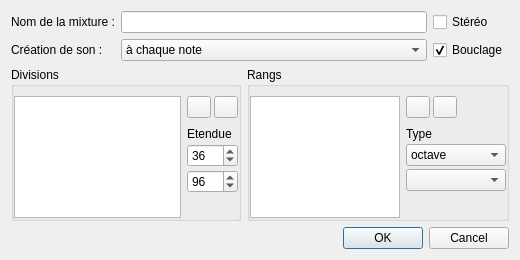
<?xml version="1.0" encoding="UTF-8"?>
<ui version="4.0">
 <class>DialogMixture</class>
 <widget class="QDialog" name="DialogMixture">
  <property name="windowModality">
   <enum>Qt::ApplicationModal</enum>
  </property>
  <property name="geometry">
   <rect>
    <x>0</x>
    <y>0</y>
    <width>520</width>
    <height>260</height>
   </rect>
  </property>
  <property name="minimumSize">
   <size>
    <width>520</width>
    <height>260</height>
   </size>
  </property>
  <property name="maximumSize">
   <size>
    <width>520</width>
    <height>260</height>
   </size>
  </property>
  <property name="windowTitle">
   <string>Création mixture</string>
  </property>
  <property name="windowIcon">
   <iconset resource="../ressources.qrc">
    <normaloff>:/icones/icon</normaloff>:/icones/icon</iconset>
  </property>
  <layout class="QVBoxLayout" name="verticalLayout_2">
   <property name="spacing">
    <number>6</number>
   </property>
   <item>
    <layout class="QGridLayout" name="gridLayout">
     <property name="topMargin">
      <number>0</number>
     </property>
     <item row="0" column="0">
      <widget class="QLabel" name="label_3">
       <property name="text">
        <string>Nom de la mixture :</string>
       </property>
      </widget>
     </item>
     <item row="0" column="1">
      <widget class="QLineEdit" name="lineNom"/>
     </item>
     <item row="1" column="0">
      <widget class="QLabel" name="label_4">
       <property name="text">
        <string>Création de son :</string>
       </property>
      </widget>
     </item>
     <item row="1" column="1">
      <widget class="QComboBox" name="comboFreq">
       <item>
        <property name="text">
         <string>à chaque note</string>
        </property>
       </item>
       <item>
        <property name="text">
         <string>toutes les 3 notes</string>
        </property>
       </item>
       <item>
        <property name="text">
         <string>toutes les 6 notes</string>
        </property>
       </item>
      </widget>
     </item>
     <item row="1" column="2">
      <widget class="QCheckBox" name="checkBouclage">
       <property name="text">
        <string>Bouclage</string>
       </property>
       <property name="checked">
        <bool>true</bool>
       </property>
      </widget>
     </item>
     <item row="0" column="2">
      <widget class="QCheckBox" name="checkStereo">
       <property name="text">
        <string>Stéréo</string>
       </property>
      </widget>
     </item>
    </layout>
   </item>
   <item>
    <layout class="QHBoxLayout" name="horizontalLayout_5">
     <property name="bottomMargin">
      <number>0</number>
     </property>
     <item>
      <widget class="QGroupBox" name="groupBox">
       <property name="title">
        <string>Divisions</string>
       </property>
       <layout class="QHBoxLayout" name="horizontalLayout">
        <property name="leftMargin">
         <number>0</number>
        </property>
        <property name="topMargin">
         <number>9</number>
        </property>
        <property name="rightMargin">
         <number>0</number>
        </property>
        <property name="bottomMargin">
         <number>0</number>
        </property>
        <item>
         <widget class="QListWidget" name="listDivisions">
          <property name="minimumSize">
           <size>
            <width>150</width>
            <height>0</height>
           </size>
          </property>
          <property name="editTriggers">
           <set>QAbstractItemView::NoEditTriggers</set>
          </property>
         </widget>
        </item>
        <item>
         <widget class="QFrame" name="frame">
          <property name="maximumSize">
           <size>
            <width>100</width>
            <height>16777215</height>
           </size>
          </property>
          <property name="frameShape">
           <enum>QFrame::NoFrame</enum>
          </property>
          <property name="frameShadow">
           <enum>QFrame::Raised</enum>
          </property>
          <layout class="QVBoxLayout" name="verticalLayout_3">
           <property name="spacing">
            <number>3</number>
           </property>
           <property name="margin">
            <number>0</number>
           </property>
           <item>
            <layout class="QHBoxLayout" name="horizontalLayout_3">
             <property name="rightMargin">
              <number>0</number>
             </property>
             <item>
              <widget class="QPushButton" name="pushAddDiv">
               <property name="maximumSize">
                <size>
                 <width>24</width>
                 <height>24</height>
                </size>
               </property>
               <property name="text">
                <string/>
               </property>
               <property name="icon">
                <iconset resource="../ressources.qrc">
                 <normaloff>:/icones/add</normaloff>:/icones/add</iconset>
               </property>
              </widget>
             </item>
             <item>
              <widget class="QPushButton" name="pushRemoveDiv">
               <property name="maximumSize">
                <size>
                 <width>24</width>
                 <height>24</height>
                </size>
               </property>
               <property name="text">
                <string/>
               </property>
               <property name="icon">
                <iconset resource="../ressources.qrc">
                 <normaloff>:/icones/remove</normaloff>:/icones/remove</iconset>
               </property>
              </widget>
             </item>
             <item>
              <spacer name="horizontalSpacer">
               <property name="orientation">
                <enum>Qt::Horizontal</enum>
               </property>
               <property name="sizeHint" stdset="0">
                <size>
                 <width>40</width>
                 <height>20</height>
                </size>
               </property>
              </spacer>
             </item>
            </layout>
           </item>
           <item>
            <spacer name="verticalSpacer_3">
             <property name="orientation">
              <enum>Qt::Vertical</enum>
             </property>
             <property name="sizeType">
              <enum>QSizePolicy::Fixed</enum>
             </property>
             <property name="sizeHint" stdset="0">
              <size>
               <width>20</width>
               <height>6</height>
              </size>
             </property>
            </spacer>
           </item>
           <item>
            <widget class="QLabel" name="label">
             <property name="text">
              <string>Etendue</string>
             </property>
            </widget>
           </item>
           <item>
            <widget class="QSpinBox" name="spinDivStart">
             <property name="maximum">
              <number>127</number>
             </property>
             <property name="value">
              <number>36</number>
             </property>
            </widget>
           </item>
           <item>
            <widget class="QSpinBox" name="spinDivEnd">
             <property name="maximum">
              <number>127</number>
             </property>
             <property name="value">
              <number>96</number>
             </property>
            </widget>
           </item>
           <item>
            <spacer name="verticalSpacer">
             <property name="orientation">
              <enum>Qt::Vertical</enum>
             </property>
             <property name="sizeHint" stdset="0">
              <size>
               <width>20</width>
               <height>40</height>
              </size>
             </property>
            </spacer>
           </item>
          </layout>
         </widget>
        </item>
       </layout>
      </widget>
     </item>
     <item>
      <widget class="QGroupBox" name="groupBox_2">
       <property name="title">
        <string>Rangs</string>
       </property>
       <layout class="QHBoxLayout" name="horizontalLayout_2">
        <property name="spacing">
         <number>6</number>
        </property>
        <property name="leftMargin">
         <number>0</number>
        </property>
        <property name="topMargin">
         <number>9</number>
        </property>
        <property name="rightMargin">
         <number>0</number>
        </property>
        <property name="bottomMargin">
         <number>0</number>
        </property>
        <item>
         <widget class="QListWidget" name="listRangs">
          <property name="minimumSize">
           <size>
            <width>150</width>
            <height>0</height>
           </size>
          </property>
          <property name="editTriggers">
           <set>QAbstractItemView::NoEditTriggers</set>
          </property>
         </widget>
        </item>
        <item>
         <widget class="QFrame" name="frame_2">
          <property name="maximumSize">
           <size>
            <width>100</width>
            <height>16777215</height>
           </size>
          </property>
          <property name="frameShape">
           <enum>QFrame::NoFrame</enum>
          </property>
          <property name="frameShadow">
           <enum>QFrame::Raised</enum>
          </property>
          <layout class="QVBoxLayout" name="verticalLayout">
           <property name="spacing">
            <number>3</number>
           </property>
           <property name="margin">
            <number>0</number>
           </property>
           <item>
            <layout class="QHBoxLayout" name="horizontalLayout_4">
             <property name="rightMargin">
              <number>0</number>
             </property>
             <item>
              <widget class="QPushButton" name="pushAddRank">
               <property name="maximumSize">
                <size>
                 <width>24</width>
                 <height>24</height>
                </size>
               </property>
               <property name="text">
                <string/>
               </property>
               <property name="icon">
                <iconset resource="../ressources.qrc">
                 <normaloff>:/icones/add</normaloff>:/icones/add</iconset>
               </property>
              </widget>
             </item>
             <item>
              <widget class="QPushButton" name="pushRemoveRank">
               <property name="maximumSize">
                <size>
                 <width>24</width>
                 <height>24</height>
                </size>
               </property>
               <property name="text">
                <string/>
               </property>
               <property name="icon">
                <iconset resource="../ressources.qrc">
                 <normaloff>:/icones/remove</normaloff>:/icones/remove</iconset>
               </property>
              </widget>
             </item>
             <item>
              <spacer name="horizontalSpacer_2">
               <property name="orientation">
                <enum>Qt::Horizontal</enum>
               </property>
               <property name="sizeHint" stdset="0">
                <size>
                 <width>40</width>
                 <height>20</height>
                </size>
               </property>
              </spacer>
             </item>
            </layout>
           </item>
           <item>
            <spacer name="verticalSpacer_4">
             <property name="orientation">
              <enum>Qt::Vertical</enum>
             </property>
             <property name="sizeType">
              <enum>QSizePolicy::Fixed</enum>
             </property>
             <property name="sizeHint" stdset="0">
              <size>
               <width>20</width>
               <height>6</height>
              </size>
             </property>
            </spacer>
           </item>
           <item>
            <widget class="QLabel" name="label_2">
             <property name="text">
              <string>Type</string>
             </property>
            </widget>
           </item>
           <item>
            <widget class="QComboBox" name="comboType1">
             <item>
              <property name="text">
               <string>octave</string>
              </property>
             </item>
             <item>
              <property name="text">
               <string>quinte</string>
              </property>
             </item>
             <item>
              <property name="text">
               <string>tierce</string>
              </property>
             </item>
             <item>
              <property name="text">
               <string>septième</string>
              </property>
             </item>
             <item>
              <property name="text">
               <string>neuvième</string>
              </property>
             </item>
             <item>
              <property name="text">
               <string>onzième</string>
              </property>
             </item>
             <item>
              <property name="text">
               <string>treizième</string>
              </property>
             </item>
             <item>
              <property name="text">
               <string>quinzième</string>
              </property>
             </item>
             <item>
              <property name="text">
               <string>dix-septième</string>
              </property>
             </item>
             <item>
              <property name="text">
               <string>dix-neuvième</string>
              </property>
             </item>
            </widget>
           </item>
           <item>
            <widget class="QComboBox" name="comboType2"/>
           </item>
           <item>
            <spacer name="verticalSpacer_2">
             <property name="orientation">
              <enum>Qt::Vertical</enum>
             </property>
             <property name="sizeHint" stdset="0">
              <size>
               <width>20</width>
               <height>40</height>
              </size>
             </property>
            </spacer>
           </item>
          </layout>
         </widget>
        </item>
       </layout>
      </widget>
     </item>
    </layout>
   </item>
   <item>
    <widget class="QDialogButtonBox" name="buttonBox">
     <property name="orientation">
      <enum>Qt::Horizontal</enum>
     </property>
     <property name="standardButtons">
      <set>QDialogButtonBox::Cancel|QDialogButtonBox::Ok</set>
     </property>
    </widget>
   </item>
  </layout>
 </widget>
 <resources>
  <include location="../ressources.qrc"/>
 </resources>
 <connections>
  <connection>
   <sender>buttonBox</sender>
   <signal>accepted()</signal>
   <receiver>DialogMixture</receiver>
   <slot>accept()</slot>
   <hints>
    <hint type="sourcelabel">
     <x>248</x>
     <y>254</y>
    </hint>
    <hint type="destinationlabel">
     <x>157</x>
     <y>274</y>
    </hint>
   </hints>
  </connection>
  <connection>
   <sender>buttonBox</sender>
   <signal>rejected()</signal>
   <receiver>DialogMixture</receiver>
   <slot>reject()</slot>
   <hints>
    <hint type="sourcelabel">
     <x>316</x>
     <y>260</y>
    </hint>
    <hint type="destinationlabel">
     <x>286</x>
     <y>274</y>
    </hint>
   </hints>
  </connection>
 </connections>
</ui>
